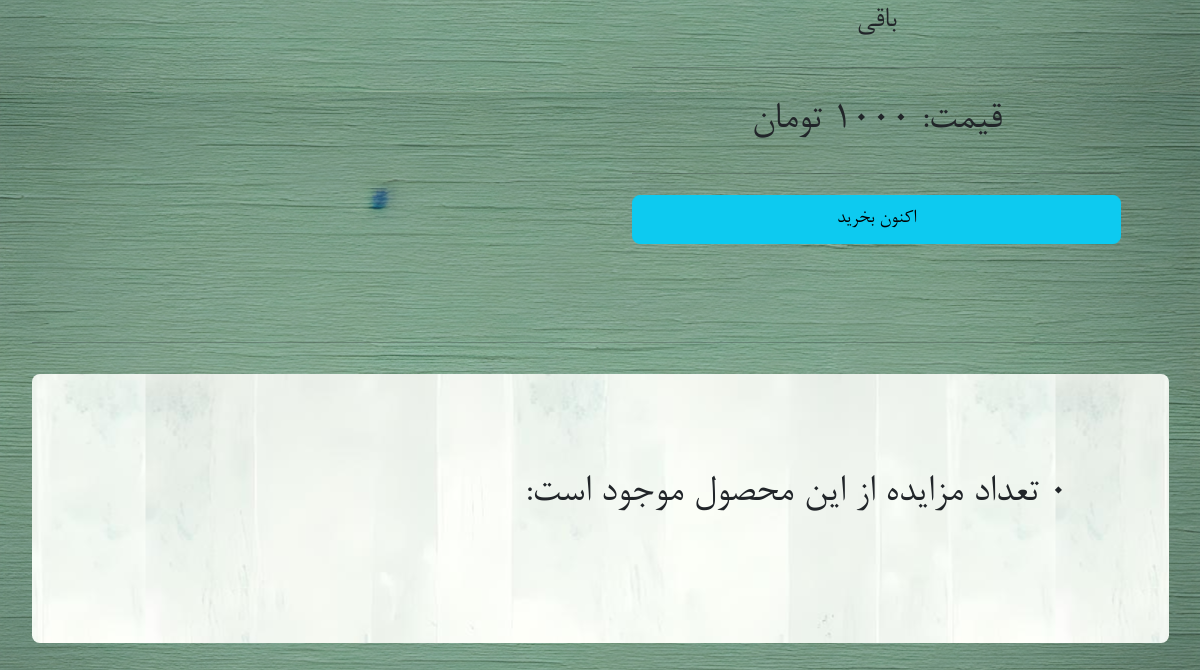
Before: /product/6/ (lower part) with the older database file.
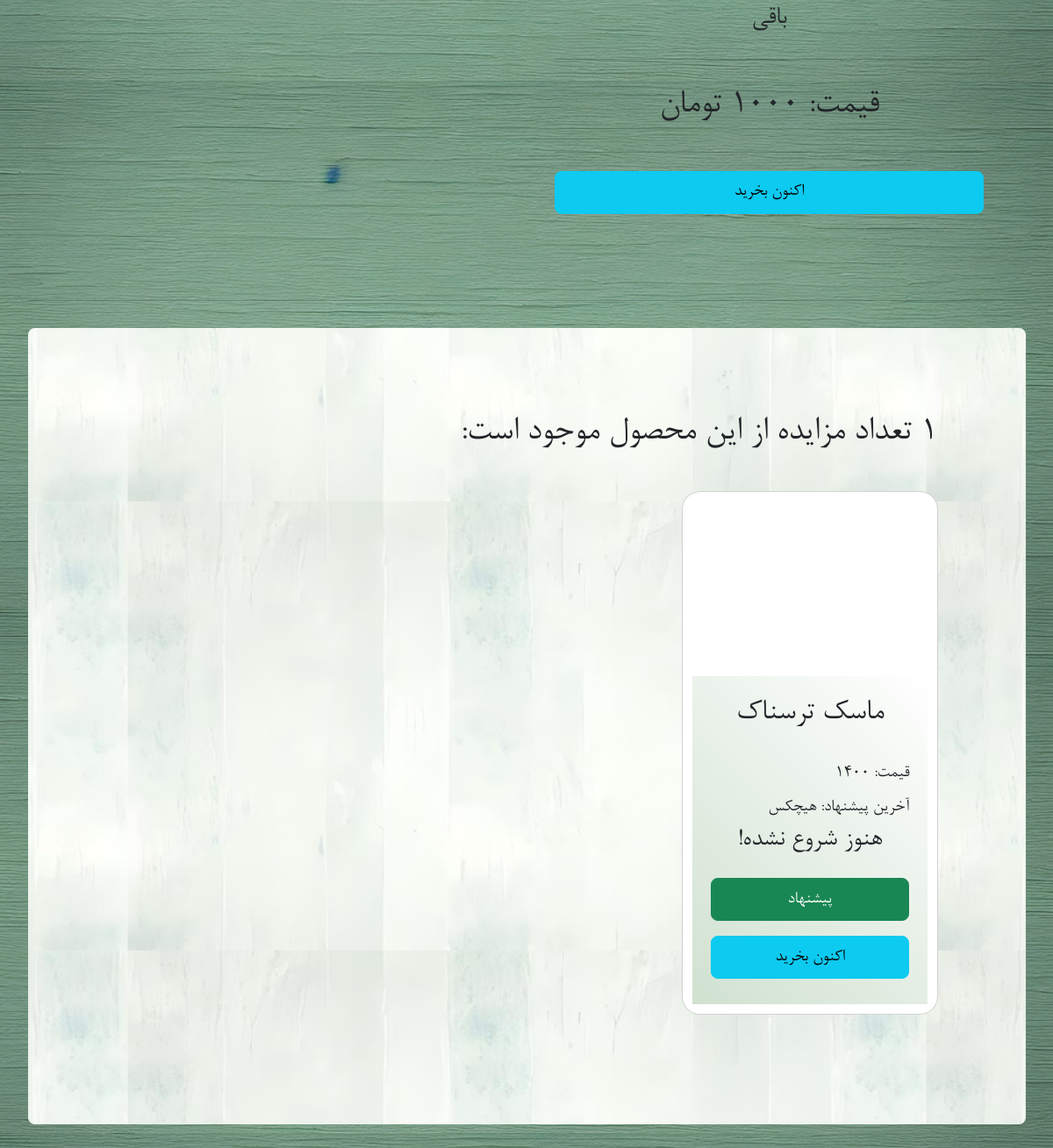
After: the same page with the newer database file.
### base/models.py (models this page shows)
class Auction(models.Model):
    product = models.ForeignKey(Product, on_delete=models.CASCADE)
    start_time = models.DateTimeField(default=timezone.now)
    end_time = models.DateTimeField(null=True, blank=True)
    current_price = models.DecimalField(max_digits=10, decimal_places=0)
    bid_duration = models.IntegerField()
    last_bid = models.ForeignKey(Bid, on_delete=models.SET_NULL, null=True, blank=True, related_name="auction_last_bid")
    has_paid = models.BooleanField(default=False)
    class Meta:
        ordering = ['-start_time']

class Product(models.Model):
    company = models.ForeignKey(Company, on_delete=models.CASCADE)
    name = models.CharField(max_length=255)
    price = models.DecimalField(max_digits=10, decimal_places=0)
    description = models.TextField(null=True, blank=True)
    category = models.CharField(max_length=50, choices=[(ca.value, ca.name) for ca in Category])
    image = models.ImageField(upload_to="uploads/products/", null=True, blank=True)

### base/views.py (the view)
# urls.py: path('product/<str:pk>/', views.product, name="product"),
def product(request, pk):
    if request.method == "POST":
        if not request.user.is_authenticated:
            return redirect('/login/')
        addToCart(pk, request.user)
    product = Product.objects.get(id=pk)
    auctions = Auction.objects.filter(Q(product__id=pk) &
                                      Q(end_time=None))
    context = {'product': product, 'auctions': auctions}
    return render(request, 'base/product.html', context)

### base/templates/base/product.html (shortened to what this page needs)
{% extends "main.html" %}
{% load static %}
{% block content %}
<div class="container p-4">
    <div class="row">
        <div class="col-12 col-md-6 text-center p-4 fs-2">
            <div class="fs-4"> دسته بندی: <br/> {{ product.category }}</div>
            <hr/>
            <div id="price">قیمت: {{ product.price }} تومان</div>
            <hr/>
            <div class="d-flex flex-column align-items-stretch gap-2">
                <form method="post">
                    <button type="submit" class="btn btn-info w-100">اکنون بخرید</button>
                </form>
            </div>
        </div>
        <div class="col-12 col-md-6">
        </div>
    </div>
</div>
<hr/>
<div class="container bg-light m-4 mx-auto rounded background_auction">
    <div class="row justify-content-center rounded d-flex flex-column  m-auto">
        <div style="margin-top: 10px; margin-bottom: 10px;"><h2>{{ auctions.count }} تعداد مزایده از این محصول موجود
            است:</h2></span>
            <div style="margin-top: 20px; margin-bottom: 10px;" class="row">
                {% for auction in auctions %}
                {% include "auction-card.html" with auction=auction %}
                {% endfor %}
            </div>
        </div>
    </div>
</div>
{% endblock content %}

### base/templates/auction-card.html (shortened to what this page needs)
{% load static %}
<div class="col-12 col-md-6 col-lg-4 my-3">
  <a class="text-decoration-none text-dark" href="{% url 'auction' auction.id %}">
    <div class="card p-2 mb-4 rounded-4 h-100">
      <div class="card-body auction-card-shade d-flex flex-column align-items-stretch justify-content-between">
        <h3 class="card-title text-center">{{ auction.product.name }}</h3>
        <div class="card-text">
          <div id="{{ auction.id }}-price" class="margin_text">
            قیمت: {{ auction.current_price }}
          </div>
          <div id="{{ auction.id }}-last-bidder" class="=margin_text">
            {% if auction.end_time %}
              برنده:
            {% else %}
              آخرین پیشنهاد:
            {% endif %}
            {% if auction.last_bid %}
            <a href="{% url 'user-profile' auction.last_bid.user.id %}">
              {{ auction.last_bid.user.username }}
            </a>
            {% else %} هیچکس {% endif %}
          </div>
          <h4 id="{{ auction.id }}-time" class="w-100 text-center margin_text">
            {% if not auction.last_bid %}
              هنوز شروع نشده!
            {% elif auction.end_time %}
              فروخته شد!
            {% else %}
              00:00
            {% endif %}
          </h4>
        </div>
        <div class="d-flex flex-column align-items-stretch gap-2 ">
          <form method="post" action="{% url 'create-bid-home' auction.id %}">
            <button
            id="{{ auction.id }}-bid-button"
            class="btn btn-success w-100 "
            type="submit">
              پیشنهاد
            </button>
          </form>
          <form method="post">
                  <button type="submit" class="btn btn-info w-100 double_btn">اکنون بخرید</button>
          </form>
        </div>
      </div>
    </div>
  </a>
</div>

Changed rows visible on the page:
added Auction: product.name "ماسک ترسناک", current_price "1400", shows "آخرین پیشنهاد:", shows "هیچکس", shows "هنوز شروع نشده!"
Other visible differences:
{{ auctions.count }}: "0" → "1"
